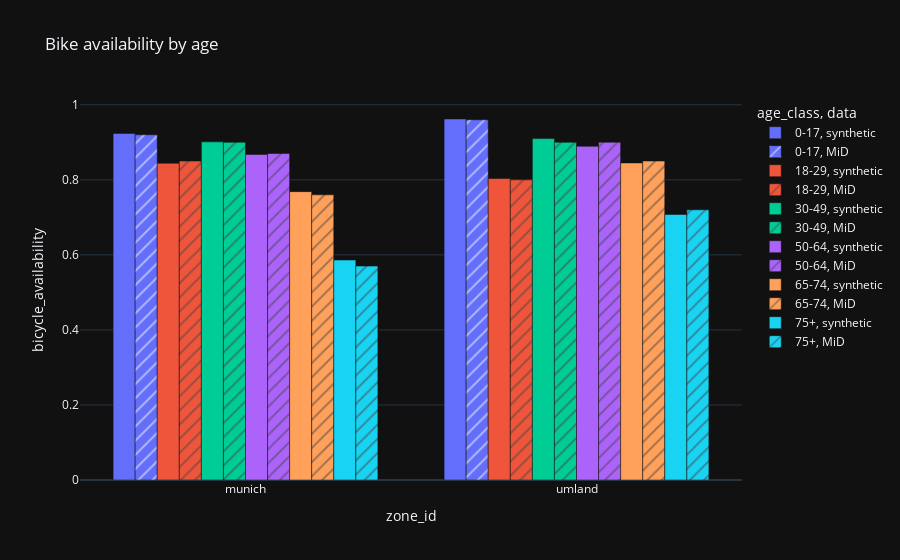

Write notebook code for a chart like this one.
### Code cell
df = home_zones(df_persons[["household_id", "age", "bicycle_availability"]], ["munich", "umland"])
df["bicycle_availability"] = df["bicycle_availability"] == "all"

age_classes = [
    { "age_class": "0-17", "range": (0, 17) },
    { "age_class": "18-29", "range": (18, 29) },
    { "age_class": "30-49", "range": (30, 49) },
    { "age_class": "50-64", "range": (50, 64) },
    { "age_class": "65-74", "range": (65, 74) },
    { "age_class": "75+", "range": (75, np.inf) },
]

for age_class in age_classes:
    df.loc[df["age"].between(*age_class["range"]), "age_class"] = age_class["age_class"]

df = df.groupby(["zone_id", "age_class"])["bicycle_availability"].mean().reset_index().assign(data = "synthetic")

df = pd.concat([df, pd.DataFrame.from_records([
    { "zone_id": "munich", "age_class": "0-17", "bicycle_availability": 0.92, "data": "MiD" },
    { "zone_id": "munich", "age_class": "18-29", "bicycle_availability": 0.85, "data": "MiD" },
    { "zone_id": "munich", "age_class": "30-49", "bicycle_availability": 0.90, "data": "MiD" },
    { "zone_id": "munich", "age_class": "50-64", "bicycle_availability": 0.87, "data": "MiD" },
    { "zone_id": "munich", "age_class": "65-74", "bicycle_availability": 0.76, "data": "MiD" },
    { "zone_id": "munich", "age_class": "75+", "bicycle_availability": 0.57, "data": "MiD" },
    { "zone_id": "umland", "age_class": "0-17", "bicycle_availability": 0.96, "data": "MiD" },
    { "zone_id": "umland", "age_class": "18-29", "bicycle_availability": 0.80, "data": "MiD" },
    { "zone_id": "umland", "age_class": "30-49", "bicycle_availability": 0.90, "data": "MiD" },
    { "zone_id": "umland", "age_class": "50-64", "bicycle_availability": 0.90, "data": "MiD" },
    { "zone_id": "umland", "age_class": "65-74", "bicycle_availability": 0.85, "data": "MiD" },
    { "zone_id": "umland", "age_class": "75+", "bicycle_availability": 0.72, "data": "MiD" },
])])

px.bar(
    df, x = "zone_id", y = "bicycle_availability", pattern_shape = "data", barmode = "group",
    title = "Bike availability by age", color = "age_class"
)

### Figure 1 — Plotly figure (JSON) as saved in the notebook; plotly's stock layout.template omitted (floating-point values rounded to 4 significant figures)
{"data": [{"alignmentgroup": "True", "hovertemplate": "age_class=0-17<br>data=synthetic<br>zone_id=%{x}<br>bicycle_availability=%{y}<extra></extra>", "legendgroup": "0-17, synthetic", "marker": {"color": "#636efa", "pattern": {"shape": ""}}, "name": "0-17, synthetic", "offsetgroup": "0-17, synthetic", "orientation": "v", "showlegend": true, "textposition": "auto", "type": "bar", "x": ["munich", "umland"], "xaxis": "x", "y": [0.9237, 0.9621], "yaxis": "y"}, {"alignmentgroup": "True", "hovertemplate": "age_class=0-17<br>data=MiD<br>zone_id=%{x}<br>bicycle_availability=%{y}<extra></extra>", "legendgroup": "0-17, MiD", "marker": {"color": "#636efa", "pattern": {"shape": "/"}}, "name": "0-17, MiD", "offsetgroup": "0-17, MiD", "orientation": "v", "showlegend": true, "textposition": "auto", "type": "bar", "x": ["munich", "umland"], "xaxis": "x", "y": [0.92, 0.96], "yaxis": "y"}, {"alignmentgroup": "True", "hovertemplate": "age_class=18-29<br>data=synthetic<br>zone_id=%{x}<br>bicycle_availability=%{y}<extra></extra>", "legendgroup": "18-29, synthetic", "marker": {"color": "#EF553B", "pattern": {"shape": ""}}, "name": "18-29, synthetic", "offsetgroup": "18-29, synthetic", "orientation": "v", "showlegend": true, "textposition": "auto", "type": "bar", "x": ["munich", "umland"], "xaxis": "x", "y": [0.8442, 0.8034], "yaxis": "y"}, {"alignmentgroup": "True", "hovertemplate": "age_class=18-29<br>data=MiD<br>zone_id=%{x}<br>bicycle_availability=%{y}<extra></extra>", "legendgroup": "18-29, MiD", "marker": {"color": "#EF553B", "pattern": {"shape": "/"}}, "name": "18-29, MiD", "offsetgroup": "18-29, MiD", "orientation": "v", "showlegend": true, "textposition": "auto", "type": "bar", "x": ["munich", "umland"], "xaxis": "x", "y": [0.85, 0.8], "yaxis": "y"}, {"alignmentgroup": "True", "hovertemplate": "age_class=30-49<br>data=synthetic<br>zone_id=%{x}<br>bicycle_availability=%{y}<extra></extra>", "legendgroup": "30-49, synthetic", "marker": {"color": "#00cc96", "pattern": {"shape": ""}}, "name": "30-49, synthetic", "offsetgroup": "30-49, synthetic", "orientation": "v", "showlegend": true, "textposition": "auto", "type": "bar", "x": ["munich", "umland"], "xaxis": "x", "y": [0.9012, 0.9099], "yaxis": "y"}, {"alignmentgroup": "True", "hovertemplate": "age_class=30-49<br>data=MiD<br>zone_id=%{x}<br>bicycle_availability=%{y}<extra></extra>", "legendgroup": "30-49, MiD", "marker": {"color": "#00cc96", "pattern": {"shape": "/"}}, "name": "30-49, MiD", "offsetgroup": "30-49, MiD", "orientation": "v", "showlegend": true, "textposition": "auto", "type": "bar", "x": ["munich", "umland"], "xaxis": "x", "y": [0.9, 0.9], "yaxis": "y"}, {"alignmentgroup": "True", "hovertemplate": "age_class=50-64<br>data=synthetic<br>zone_id=%{x}<br>bicycle_availability=%{y}<extra></extra>", "legendgroup": "50-64, synthetic", "marker": {"color": "#ab63fa", "pattern": {"shape": ""}}, "name": "50-64, synthetic", "offsetgroup": "50-64, synthetic", "orientation": "v", "showlegend": true, "textposition": "auto", "type": "bar", "x": ["munich", "umland"], "xaxis": "x", "y": [0.8675, 0.8893], "yaxis": "y"}, {"alignmentgroup": "True", "hovertemplate": "age_class=50-64<br>data=MiD<br>zone_id=%{x}<br>bicycle_availability=%{y}<extra></extra>", "legendgroup": "50-64, MiD", "marker": {"color": "#ab63fa", "pattern": {"shape": "/"}}, "name": "50-64, MiD", "offsetgroup": "50-64, MiD", "orientation": "v", "showlegend": true, "textposition": "auto", "type": "bar", "x": ["munich", "umland"], "xaxis": "x", "y": [0.87, 0.9], "yaxis": "y"}, {"alignmentgroup": "True", "hovertemplate": "age_class=65-74<br>data=synthetic<br>zone_id=%{x}<br>bicycle_availability=%{y}<extra></extra>", "legendgroup": "65-74, synthetic", "marker": {"color": "#FFA15A", "pattern": {"shape": ""}}, "name": "65-74, synthetic", "offsetgroup": "65-74, synthetic", "orientation": "v", "showlegend": true, "textposition": "auto", "type": "bar", "x": ["munich", "umland"], "xaxis": "x", "y": [0.7685, 0.845], "yaxis": "y"}, {"alignmentgroup": "True", "hovertemplate": "age_class=65-74<br>data=MiD<br>zone_id=%{x}<br>bicycle_availability=%{y}<extra></extra>", "legendgroup": "65-74, MiD", "marker": {"color": "#FFA15A", "pattern": {"shape": "/"}}, "name": "65-74, MiD", "offsetgroup": "65-74, MiD", "orientation": "v", "showlegend": true, "textposition": "auto", "type": "bar", "x": ["munich", "umland"], "xaxis": "x", "y": [0.76, 0.85], "yaxis": "y"}, {"alignmentgroup": "True", "hovertemplate": "age_class=75+<br>data=synthetic<br>zone_id=%{x}<br>bicycle_availability=%{y}<extra></extra>", "legendgroup": "75+, synthetic", "marker": {"color": "#19d3f3", "pattern": {"shape": ""}}, "name": "75+, synthetic", "offsetgroup": "75+, synthetic", "orientation": "v", "showlegend": true, "textposition": "auto", "type": "bar", "x": ["munich", "umland"], "xaxis": "x", "y": [0.5863, 0.7076], "yaxis": "y"}, {"alignmentgroup": "True", "hovertemplate": "age_class=75+<br>data=MiD<br>zone_id=%{x}<br>bicycle_availability=%{y}<extra></extra>", "legendgroup": "75+, MiD", "marker": {"color": "#19d3f3", "pattern": {"shape": "/"}}, "name": "75+, MiD", "offsetgroup": "75+, MiD", "orientation": "v", "showlegend": true, "textposition": "auto", "type": "bar", "x": ["munich", "umland"], "xaxis": "x", "y": [0.57, 0.72], "yaxis": "y"}], "layout": {"barmode": "group", "legend": {"title": {"text": "age_class, data"}, "tracegroupgap": 0}, "title": {"text": "Bike availability by age"}, "xaxis": {"anchor": "y", "domain": [0, 1], "title": {"text": "zone_id"}}, "yaxis": {"anchor": "x", "domain": [0, 1], "title": {"text": "bicycle_availability"}}}}
